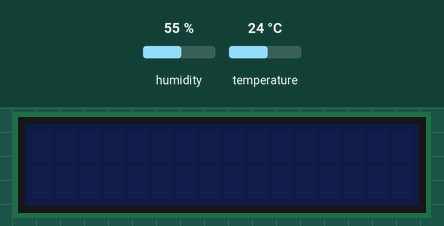
Simulated run of this sketch. Board: Arduino Uno, built with avr-gcc and run on an emulated ATmega328P. On the bench: 16×2 character LCD. Inputs (shaded band) come from the test bench; at power-on: temperature 24 °C, humidity 55 %.

Above: at 1.2 s.
1.3 s: temperature set to 5 °C
At 4.1 s:
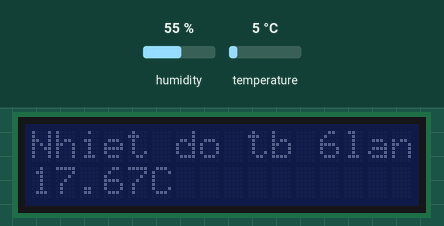
7.3 s: temperature set to 12 °C
At 11.8 s:
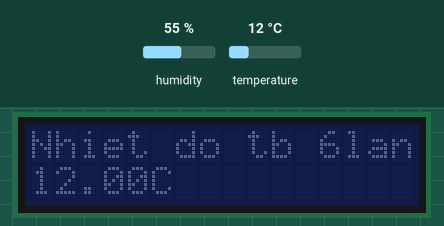
12.7 s: temperature set to 19 °C
At 16.2 s:
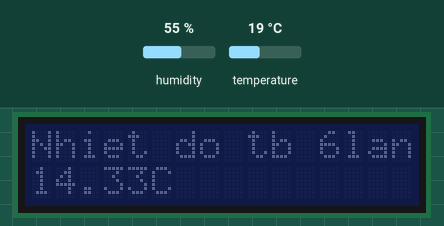
Timing chart, 0 to 17.7 s (numbered marks = the images above; inputs shaded):
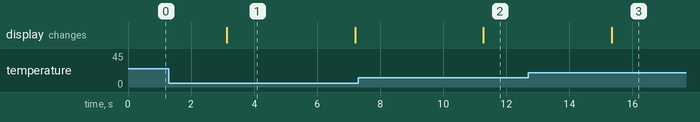

The sketch:

Cau2_d.ino
```cpp
#include <Wire.h>
#include <LiquidCrystal_I2C.h>

#include "DHT.h"

#define DHTPIN 2
#define DHTTYPE DHT11
DHT dht(DHTPIN, DHTTYPE);

LiquidCrystal_I2C lcd(0x27, 16, 2);

void setup() {
  lcd.init();
  dht.begin();
}

void loop() {
  float sum = 0;

  for(int i=0; i < 6; i++){ // Exp: Chú ý dòng for
    sum += dht.readTemperature();;
    delay(500);
  }

  float avg = sum / 6;

  lcd.setCursor(0, 0);
  lcd.print("Nhiet do tb 6lan: ");
  lcd.setCursor(0, 1);
  lcd.print(avg); lcd.print("C");

  delay(1000);
}
```

Measured:
- after the input at 1.3 s, the display: changes after 1.8 s (image 1)
- after the input at 7.3 s, the display: changes after 4.0 s (image 2)
- after the input at 12.7 s, the display: changes after 2.6 s (image 3)
- what the display in image 1 shows lasts 4.1 s, from 3.1 s to 7.2 s
